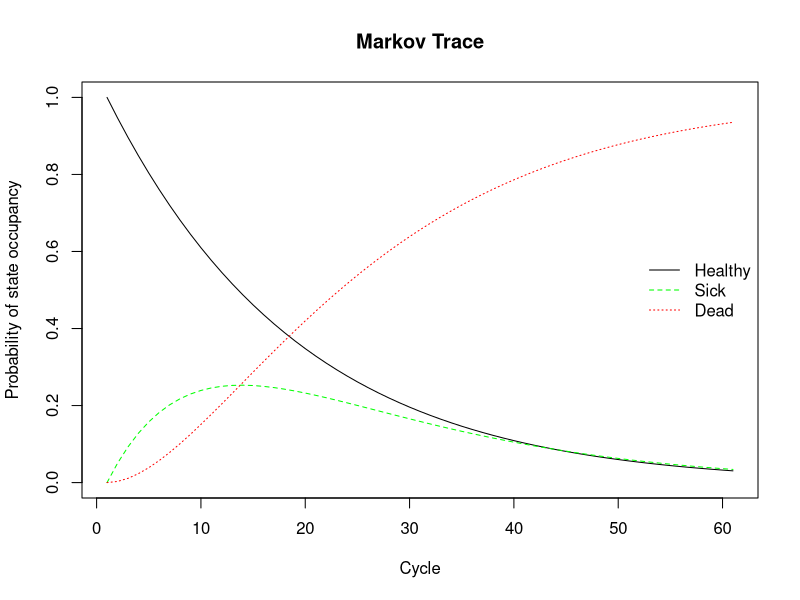
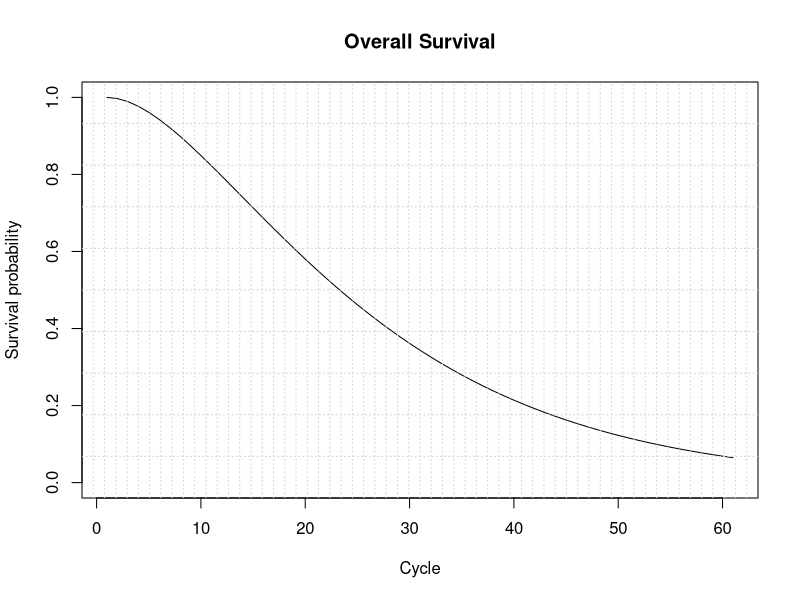

Reproduce these figures in R, in order.

#################  simple 3 -state Markov model with time dependency  #########################################

# Developed by the Decision Analysis in R for Technologies in Health (DARTH) group
# Fernando Alarid-Escudero, PhD (1) 
# Eva A. Enns, MS, PhD (1)	
# M.G. Myriam Hunink, MD, PhD (2,3)
# Hawre J. Jalal, MD, PhD (4) 
# Eline M. Krijkamp, MSc (2)	
# Petros Pechlivanoglou, PhD (5) 

# In collaboration of: 		
# 1 University of Minnesota School of Public Health, Minneapolis, MN, USA
# 2 Erasmus MC, Rotterdam, The Netherlands
# 3 Harvard T.H. Chan School of Public Health, Boston, USA
# 4 University of Pittsburgh Graduate School of Public Health, Pittsburgh, PA, USA
# 5 The Hospital for Sick Children, Toronto and University of Toronto, Toronto ON, Canada

#####################################################################################
# Please cite our publications when using this code
# Jalal H, et al. An Overview of R in Health Decision Sciences. Med. Decis. Making. 2017; 37(3): 735-746. 
# Krijkamp EM, et al. Microsimulation modeling for health decision sciences using R: a tutorial. Med. Decis. Making. 2018; (in press). 

####################################################################################
# Copyright 2017, THE HOSPITAL FOR SICK CHILDREN AND THE COLLABORATING INSTITUTIONS. 
# All rights reserved in Canada, the United States and worldwide.  
# Copyright, trademarks, trade names and any and all associated intellectual property are exclusively owned by THE HOSPITAL FOR SICK CHILDREN and the 
# collaborating institutions and may not be used, reproduced, modified, distributed or adapted in any way without written permission.

rm(list = ls())  # delete everything that is in R's memory


############################# Model Input ###########################################
v.n  <- c("Healthy", "Sick", "Dead")        # state names
n.s  <- length(v.n)                         # number of states
n.t  <- 60                                # number of cycles
p.HS <- 0.05                                # probability to become healthy when sick
p.HD <- seq(0.003, 0.01, length.out = n.t)  # probability to die when sick (age-dependent)
p.SD <- 0.1                                 # probability to die when sick

# Costs and utilities  
c.H  <- 400                     # cost of remaining one cycle healthy
c.S  <- 100                     # cost of remaining one cycle sick
c.D  <- 0                       # cost of remaining one cycle dead
u.H  <- 0.8                     # utility when healthy 
u.S  <- 0.5                     # utility when sick
u.D  <- 0                       # utility when dead
d.r  <- 0.03                    # discount rate per cycle
v.dw <- 1 / (1 + d.r) ^ (0:n.t) # calculate discount weights for each cycle based on discount rate d.r

####### INITIALIZATION ##########################################
# create the cohort trace
m.TR      <- matrix(NA, nrow = n.t+1, ncol = n.s, 
                    dimnames = list(0:n.t, v.n))        # create Markov trace
m.TR[1, ] <- c(1, 0, 0)                                 # initialize Markov trace

# create the transition probability array
a.P <- array(0,                                         # Create 3-D array
             dim = c(n.s, n.s, n.t),
             dimnames = list(v.n, v.n, 0:(n.t-1)))

# fill in the transition probability array
### From Healthy
a.P["Healthy", "Healthy", ] <- 1 - p.HD - p.HS
a.P["Healthy", "Sick", ]    <- p.HS
a.P["Healthy", "Dead", ]    <- p.HD

### From Sick
a.P["Sick", "Sick", ] <- 1 - p.SD
a.P["Sick", "Dead", ] <- p.SD

### From Dead
a.P["Dead", "Dead", ] <- 1

####### PROCESS  ###########################################
# Run Markov model

for (t in 1:n.t){ # throughout the number of cycles
  m.TR[t + 1, ] <- m.TR[t, ] %*% a.P[, , t]      # estimate the Markov trace for cycle t + 1 using the t th matrx from the probability array 
}

head(m.TR)

# plot the markov trace

matplot(m.TR, type = 'l', 
        ylab = "Probability of state occupancy",
        xlab = "Cycle",
        main = "Markov Trace", 
        col = c("black", "green", "red"))                 # create a plot of the markov trace
legend("right", v.n, col = c("black", "green", "red"), lty = 1:3, bty = "n")  # add a legend to the graph


v.os <- 1 - m.TR[, 3]                          # calculate the overall survival (OS) probability

plot(v.os, type = 'l', 
     ylim = c(0, 1),
     ylab = "Survival probability",
     xlab = "Cycle",
     main = "Overall Survival")                # create a simple plot showing the OS
grid(nx = n.t, ny = 10, col = "lightgray", lty = "dotted", lwd = par("lwd"), equilogs = TRUE) # add grid 

LE <- sum(v.os)                                # summing probablity of OS across time  (i.e. life expectancy)
v.os <- rowSums(m.TR[, 1:2])                   # alternative way of calculating the OS probability   

############ OUTPUT  ###########################################

# mean cost and QALYs per cycle
v.c <- m.TR %*% c(c.H, c.S, c.D)  # calculate expected costs by multiplying m.TR with the cost vector for the different health states   
v.e <- m.TR %*% c(u.H, u.S, u.D)  # calculate expected QALYs by multiplying m.TR with the utilities for the different health states   

# discounted QALYs and costs

TC <- t(v.c) %*% v.dw   # discount costs  by multiplying the cost vector with discount weights (v.dw) 
TE <- t(v.e) %*% v.dw   # discount QALYS  by multiplying the QALYs vector with discount weights (v.dw)

results <- data.frame("Total Cost" = TC, "Life Expectancy" = LE, "Total QALYs" = TE)
results




###################################### altenative #########################################

##################  Recreate the transition probability matrix every cycle ###################################

p1 <- Sys.time()                                    # start the clock

m.TR1 <- matrix(NA, nrow = n.t + 1, ncol = n.s, 
                dimnames = list(0:n.t, v.n))        # create Markov trace

m.TR1[1, ] <- c(1, 0, 0)                            # initialize Markov trace

for (t in 1:n.t) {                                       # throughout the number of cycles
  m.P <- matrix(c(1 - p.HD[t] - p.HS,     p.HS, p.HD[t], # Transition matrix (notice that p.HD varies with time) 
                  0,                  1 - p.SD,    p.SD,
                  0,                         0,      1),
                nrow = n.s, ncol = n.s, byrow = TRUE,
                dimnames = list(v.n, v.n))
  
  m.TR1[t + 1, ] <- m.TR1[t, ] %*% m.P                  # estimate the Markov trace for the next cycle (t + 1) 
}

p1 <- Sys.time() - p1                                   # what was the execution time required?
